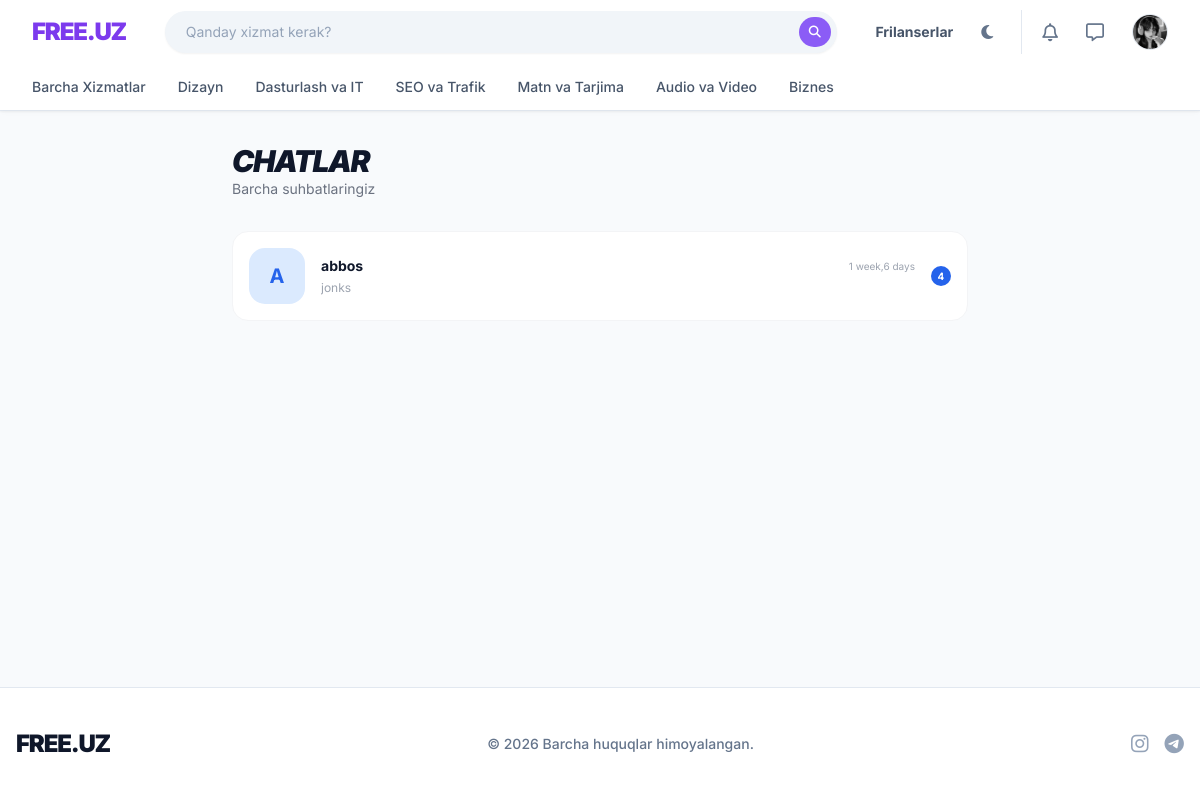
The page /chats/ (signed in) on the database as committed earlier.
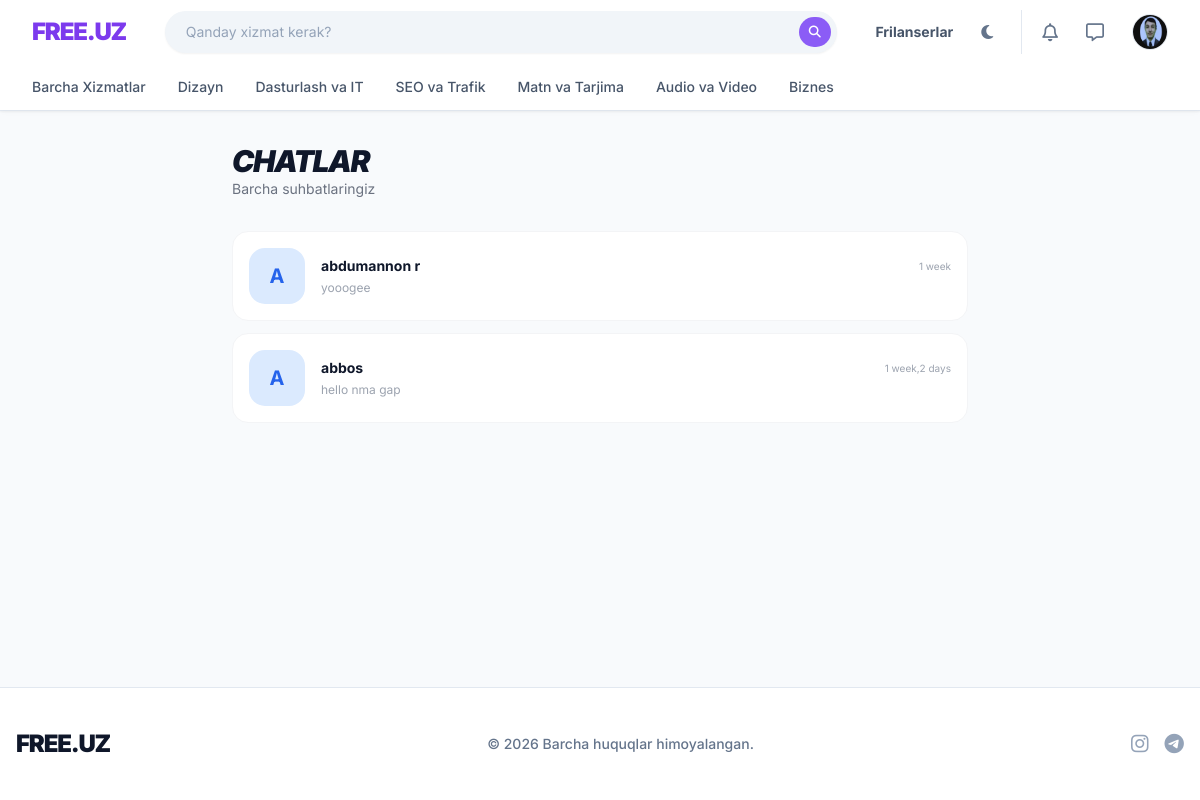
The same page on the database as committed later.
### Client/models.py (models this page shows, shortened)
class User(AbstractUser):
    ROLE_CLIENT    = 'client'
    ROLE_DEVELOPER = 'developer'
    ROLE_ADMIN     = 'admin'
    ROLE_CHOICES   = [
        (ROLE_CLIENT,    'Mijoz'),
        (ROLE_DEVELOPER, 'Dasturchi'),
        (ROLE_ADMIN,     'Admin'),
    ]
    email         = models.EmailField(unique=True, verbose_name='Email')
    role          = models.CharField(max_length=20, choices=ROLE_CHOICES, default=ROLE_CLIENT)
    avatar        = models.ImageField(upload_to='avatars/', blank=True, null=True)
    phone         = models.CharField(max_length=20, blank=True, null=True)
    company       = models.CharField(max_length=200, blank=True, null=True)
    bio           = models.TextField(max_length=1000, blank=True, null=True)
    portfolio_url = models.URLField(blank=True, null=True)
    skills        = models.JSONField(default=list, blank=True, null=True)
    contact_public = models.BooleanField(default=True)
    is_verified   = models.BooleanField(default=False)
    is_blocked    = models.BooleanField(default=False)
    block_reason  = models.TextField(blank=True, null=True)
    created_at    = models.DateTimeField(auto_now_add=True)
    updated_at    = models.DateTimeField(auto_now=True)
    USERNAME_FIELD  = 'email'
    REQUIRED_FIELDS = ['username', 'first_name', 'last_name']
    class Meta:
        verbose_name = 'Foydalanuvchi'
        verbose_name_plural = 'Foydalanuvchilar'

class ChatRoom(models.Model):
    order       = models.OneToOneField(Order, on_delete=models.CASCADE, related_name='chatroom', blank=True, null=True)
    participant1 = models.ForeignKey(User, on_delete=models.CASCADE, related_name='chatrooms_as_p1', blank=True, null=True)
    participant2 = models.ForeignKey(User, on_delete=models.CASCADE, related_name='chatrooms_as_p2', blank=True, null=True)
    created_at  = models.DateTimeField(auto_now_add=True)
    class Meta:
        verbose_name = 'Chat xonasi'
        verbose_name_plural = 'Chat xonalari'

class Message(models.Model):
    room       = models.ForeignKey(ChatRoom, on_delete=models.CASCADE, related_name='messages')
    sender     = models.ForeignKey(User, on_delete=models.CASCADE, related_name='sent_messages')
    text       = models.TextField(max_length=3000, blank=True, null=True)
    file       = models.FileField(upload_to='chat_files/', blank=True, null=True)
    is_read    = models.BooleanField(default=False)
    created_at = models.DateTimeField(auto_now_add=True)
    class Meta:
        verbose_name = 'Xabar'
        verbose_name_plural = 'Xabarlar'
        ordering = ['created_at']

### Client/views.py (the view)
# urls.py: path('chats/',                            views.ChatListView.as_view(),         name='chat_list'),
class ChatListView(View):
    def get(self, request):
        if not request.user.is_authenticated:
            return redirect('client:login')
        rooms = ChatRoom.objects.filter(
            Q(participant1=request.user) | Q(participant2=request.user)
        ).order_by('-created_at')
        rooms_data = []
        for room in rooms:
            other = room.participant2 if room.participant1 == request.user else room.participant1
            last_msg = room.messages.last()
            unread = room.messages.filter(is_read=False).exclude(sender=request.user).count()
            rooms_data.append({
                'room': room,
                'other': other,
                'last_msg': last_msg,
                'unread': unread,
            })
        return render(request, 'chat/chat_list.html', {'rooms_data': rooms_data})

### templates/chat/chat_list.html (shortened to what this page needs)
{% extends 'base.html' %}
{% block content %}
<div class="py-8 max-w-3xl mx-auto px-4">
    <div class="flex items-center justify-between mb-8">
        <div>
            <h1 class="text-3xl font-black italic uppercase tracking-tighter">Chatlar</h1>
            <p class="text-gray-500 dark:text-gray-400 text-sm">Barcha suhbatlaringiz</p>
        </div>
    </div>
    <div class="space-y-3">
        {% for item in rooms_data %}
        <a href="{% url 'client:direct_chat' item.other.username %}"
           class="flex items-center gap-4 bg-white dark:bg-gray-800 rounded-2xl p-4 border border-gray-100 dark:border-gray-700 hover:shadow-md transition group">
            <div class="w-14 h-14 rounded-2xl bg-blue-100 dark:bg-gray-700 flex items-center justify-center text-xl font-bold text-blue-600 flex-shrink-0 overflow-hidden">
                {% if item.other.avatar %}
                    <img src="{{ item.other.avatar.url }}" class="w-full h-full object-cover">
                {% else %}
                    {{ item.other.username|first|upper }}
                {% endif %}
            </div>
            <div class="flex-1 min-w-0">
                <div class="flex justify-between items-center mb-1">
                    <h4 class="font-bold text-sm group-hover:text-blue-600 transition">
                        {{ item.other.get_full_name|default:item.other.username }}
                    </h4>
                    <span class="text-[10px] text-gray-400">
                        {% if item.last_msg %}{{ item.last_msg.created_at|timesince }}{% endif %}
                    </span>
                </div>
                <p class="text-xs text-gray-400 truncate">
                    {{ item.last_msg.text|default:"Xabar yo'q" }}
                </p>
            </div>
            {% if item.unread %}
            <span class="w-5 h-5 bg-blue-600 text-white text-[10px] font-bold rounded-full flex items-center justify-center flex-shrink-0">
                {{ item.unread }}
            </span>
            {% endif %}
        </a>
        {% endfor %}
    </div>
</div>
{% endblock %}

### templates/base.html (shortened to what the changed rows need)
{% load static %}
<!DOCTYPE html>
<html lang="uz" class="light">
<head>
    <script src="https://cdn.tailwindcss.com"></script>
    <link rel="stylesheet" href="https://cdnjs.cloudflare.com/ajax/libs/font-awesome/6.4.0/css/all.min.css">
</head>
<body class="bg-slate-50 dark:bg-darkbg text-slate-900 dark:text-slate-200 transition-colors duration-300 flex flex-col min-h-screen">
    <header class="bg-white dark:bg-darkcard border-b border-slate-200 dark:border-slate-800 sticky top-0 z-50 shadow-sm">
        <div class="max-w-7xl mx-auto px-4 sm:px-6 lg:px-8">
            <div class="flex justify-between h-16 items-center gap-4">
                <div class="flex items-center gap-3 md:gap-5 flex-shrink-0">
                    {% if user.is_authenticated %}
                        <div class="flex items-center gap-3 border-l pl-3 border-slate-200 dark:border-slate-700">
                            <div class="relative group ml-2">
                                <a href="{% url 'client:profile_detail' user.username %}" class="flex items-center gap-2 cursor-pointer">
                                    {% if user.avatar %}
                                        <img src="{{ user.avatar.url }}" class="w-9 h-9 rounded-full object-cover border border-slate-200 dark:border-slate-700">
                                    {% else %}
                                        <div class="w-9 h-9 rounded-full bg-primary-100 dark:bg-primary-900/30 text-primary-600 dark:text-primary-400 flex items-center justify-center font-bold text-sm border border-primary-200 dark:border-primary-800">
                                            {{ user.username|first|upper }}
                                        </div>
                                    {% endif %}
                                </a>
                            </div>
                        </div>
                    {% endif %}
                </div>
            </div>
        </div>
    </header>
    <main class="flex-1 max-w-7xl mx-auto w-full px-4 sm:px-6 lg:px-8">
        {% block content %}{% endblock %}
    </main>
</body>
</html>

Rows that differ between the two databases and show on the page:
changed User: avatar: a different picture
added ChatRoom: other.username|first "A", other.get_full_name "abdumannon r", last_msg.created_at "1 week", last_msg.text "yooogee"
shown differently, row unchanged: ChatRoom "abbos": last_msg.created_at "1 week,6 days" → "1 week,2 days"; last_msg.text "jonks" → "hello nma gap"; unread "4" → (not shown)
